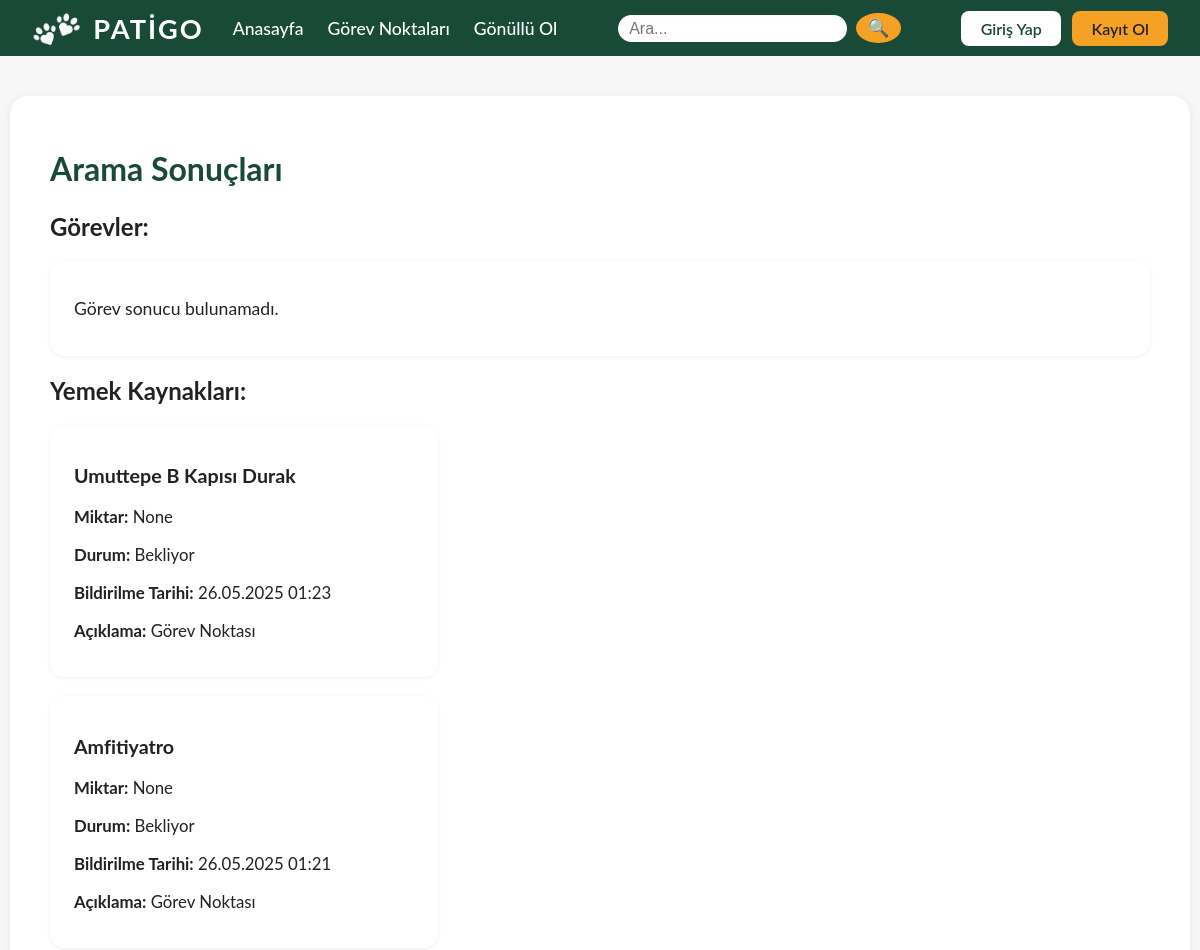
/arama/ (upper part), run on an earlier commit of the app's database.
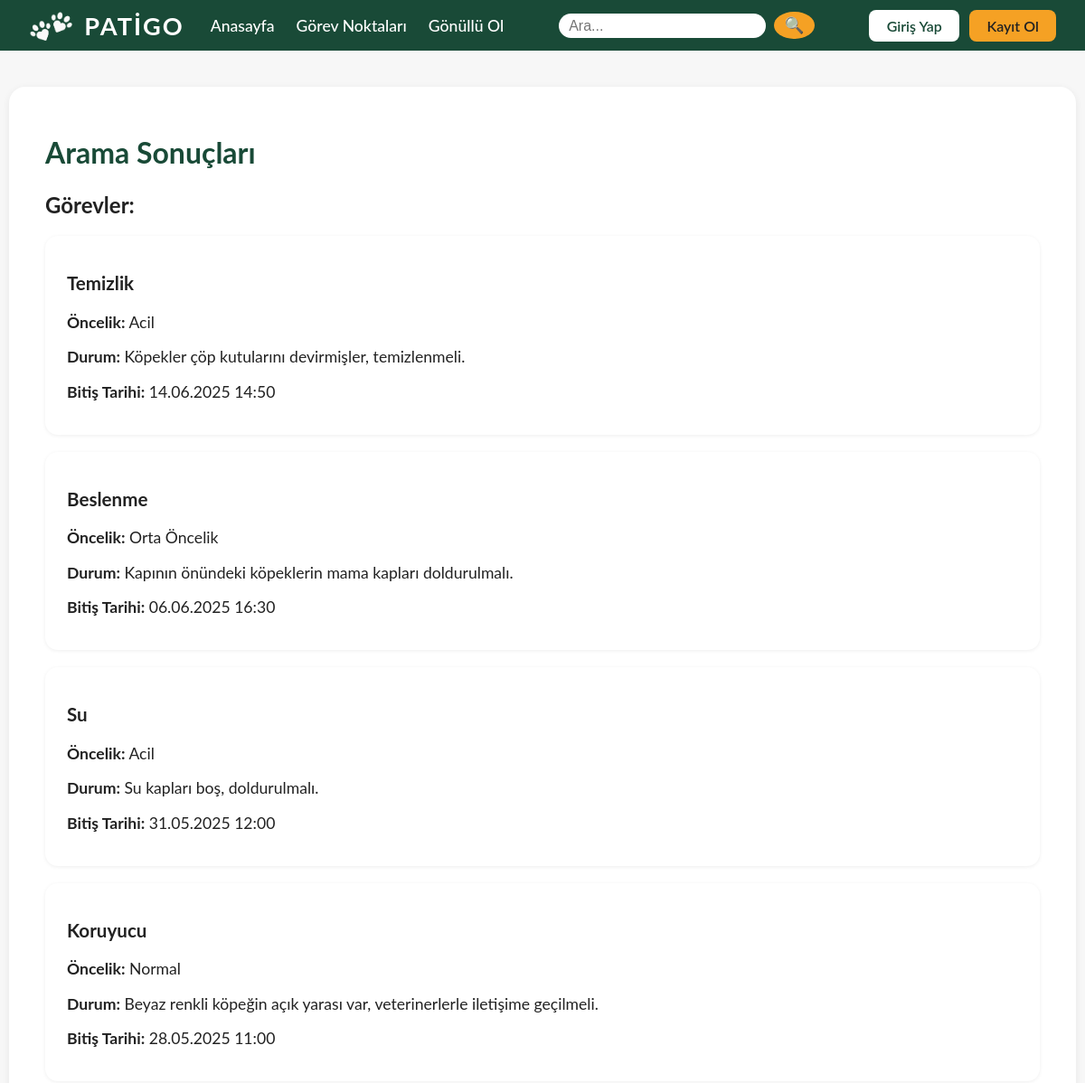
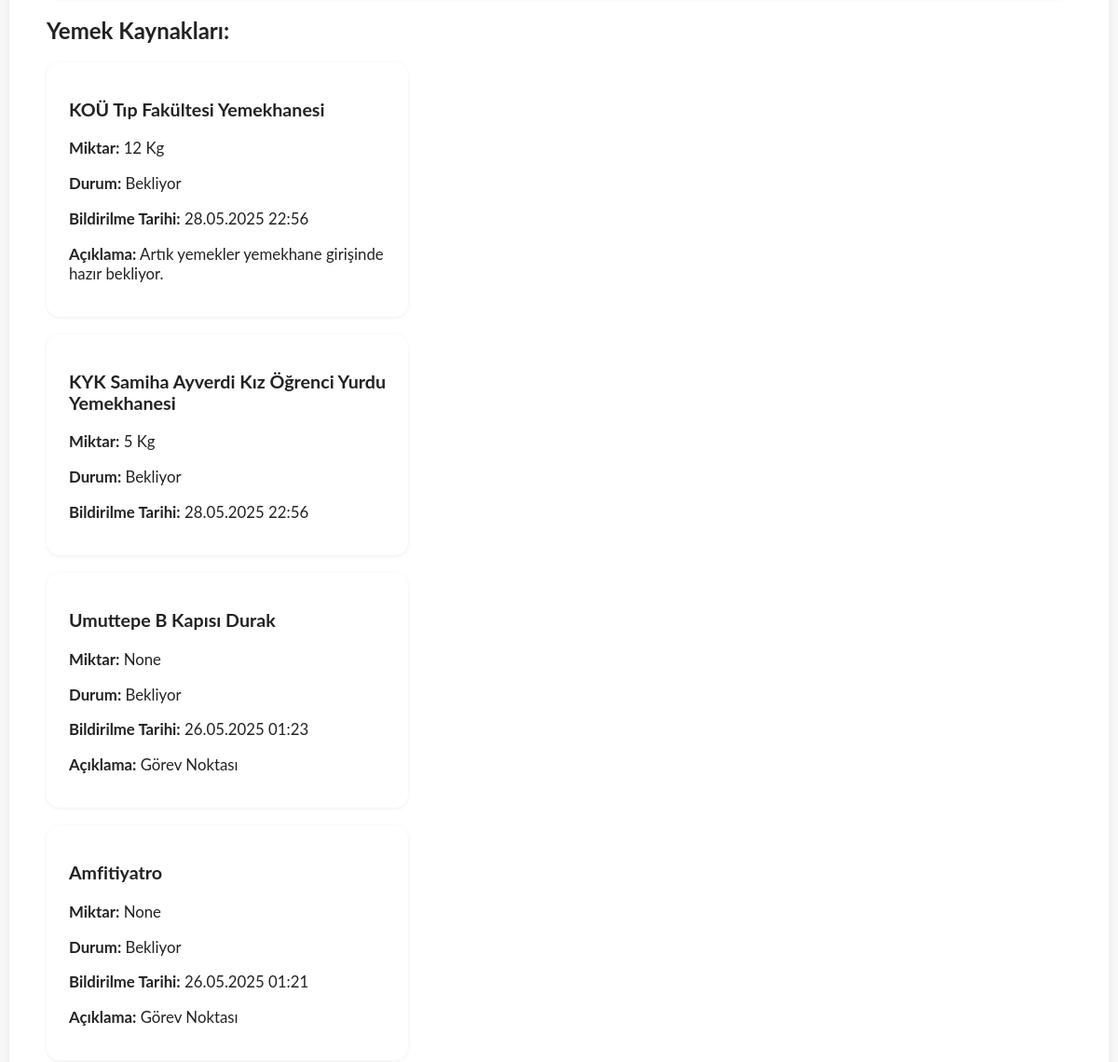
And on a later commit of the database (2 pictures, top to bottom).
### main/models.py (models this page shows, shortened)
class FoodSource(models.Model):
    STATUS_CHOICES = (
        ('bekliyor', 'Bekliyor'),
        ('teslim', 'Teslim Alındı'),
    )
    location = models.CharField(max_length=200)
    amount = models.CharField(max_length=50, blank=True, null=True)
    description = models.TextField(blank=True)
    photo = models.ImageField(upload_to='food_photos/', blank=True, null=True)
    reported_by = models.ForeignKey(User, on_delete=models.SET_NULL, null=True)
    status = models.CharField(max_length=20, choices=STATUS_CHOICES, default='bekliyor')
    reported_at = models.DateTimeField(auto_now_add=True)
    latitude = models.FloatField(null=True, blank=True)
    longitude = models.FloatField(null=True, blank=True)
    show_on_map = models.BooleanField(default=True)

class Task(models.Model):
    PRIORITY_CHOICES = (
        ('acil', 'Acil'),
        ('orta', 'Orta Öncelik'),
        ('normal', 'Normal'),
    )
    name = models.CharField(max_length=100)
    description = models.TextField()
    animal_count = models.PositiveIntegerField()
    end_time = models.DateTimeField()
    location = models.CharField(max_length=200, blank=True, null=True)
    status = models.CharField(max_length=100)
    priority = models.CharField(max_length=10, choices=PRIORITY_CHOICES, default='normal')
    assigned_to = models.ForeignKey(User, on_delete=models.SET_NULL, null=True, blank=True, related_name='tasks')
    is_completed = models.BooleanField(default=False)
    created_by = models.ForeignKey(User, on_delete=models.SET_NULL, null=True, blank=True, related_name='created_tasks')

### main/views.py (the view, shortened to what this page needs)
# urls.py: path('arama/', views.arama, name='arama'),
def arama(request):
    query = request.GET.get('q', '')
    task_results = Task.objects.all()
    food_results = FoodSource.objects.all()
    task_results = task_results.order_by('-end_time')
    food_results = food_results.order_by('-reported_at')
    return render(request, 'arama_sonuc.html', {
        'query': query,
        'task_results': task_results,
        'food_results': food_results,
    })

### main/templates/arama_sonuc.html
{% extends 'base.html' %}
{% load static %}
{% block content %}
<div class="panel-section">
    <h1>Arama Sonuçları</h1>
    <h2>Görevler:</h2>
    {% if task_results %}
        {% for task in task_results %}
            <div class="task-list-box">
                <h3>{{ task.name|title}}</h3>
                <p><strong>Öncelik:</strong> {{ task.get_priority_display }}</p>
                <p><strong>Durum:</strong> {{ task.status }}</p>
                <p><strong>Bitiş Tarihi:</strong> {{ task.end_time|date:"d.m.Y H:i" }}</p>
            </div>
        {% endfor %}
    {% else %}
        <div class="task-list-box">
            <p>Görev sonucu bulunamadı.</p>
        </div>
    {% endif %}
    <h2>Yemek Kaynakları:</h2>
    {% if food_results %}
        {% for food in food_results %}
            <div class="food-box">
                <h3>{{ food.location }}</h3>
                <p><strong>Miktar:</strong> {{ food.amount }}</p>
                <p><strong>Durum:</strong> {{ food.get_status_display }}</p>
                <p><strong>Bildirilme Tarihi:</strong> {{ food.reported_at|date:"d.m.Y H:i" }}</p>
                {% if food.description %}
                    <p><strong>Açıklama:</strong> {{ food.description }}</p>
                {% endif %}
            </div>
        {% endfor %}
    {% else %}
        <div class="food-box">
            <p>Yemek kaynağı sonucu bulunamadı.</p>
        </div>
    {% endif %}
</div>
{% endblock %}

What changed in the data, as far as the page shows it:
added Task: name "Temizlik", priority "Acil", status "Köpekler çöp kutularını devirmişler, temizlenmeli.", end_time "14.06.2025 14:50"
added Task: name "Beslenme", priority "Orta Öncelik", status "Kapının önündeki köpeklerin mama kapları doldurulmalı.", end_time "06.06.2025 16:30"
added Task: name "Su", priority "Acil", status "Su kapları boş, doldurulmalı.", end_time "31.05.2025 12:00"
added Task: name "Koruyucu", priority "Normal", status "Beyaz renkli köpeğin açık yarası var, veterinerlerle iletişime geçilmeli.", end_time "28.05.2025 11:00"
added FoodSource: location "KOÜ Tıp Fakültesi Yemekhanesi", amount "12 Kg", status "Bekliyor", reported_at "28.05.2025 22:56", description "Artık yemekler yemekhane girişinde hazır bekliyor."
added FoodSource: location "KYK Samiha Ayverdi Kız Öğrenci Yurdu Yemekhanesi", amount "5 Kg", status "Bekliyor", reported_at "28.05.2025 22:56"
Also different on the page:
text no longer shown: "Görev sonucu bulunamadı."
